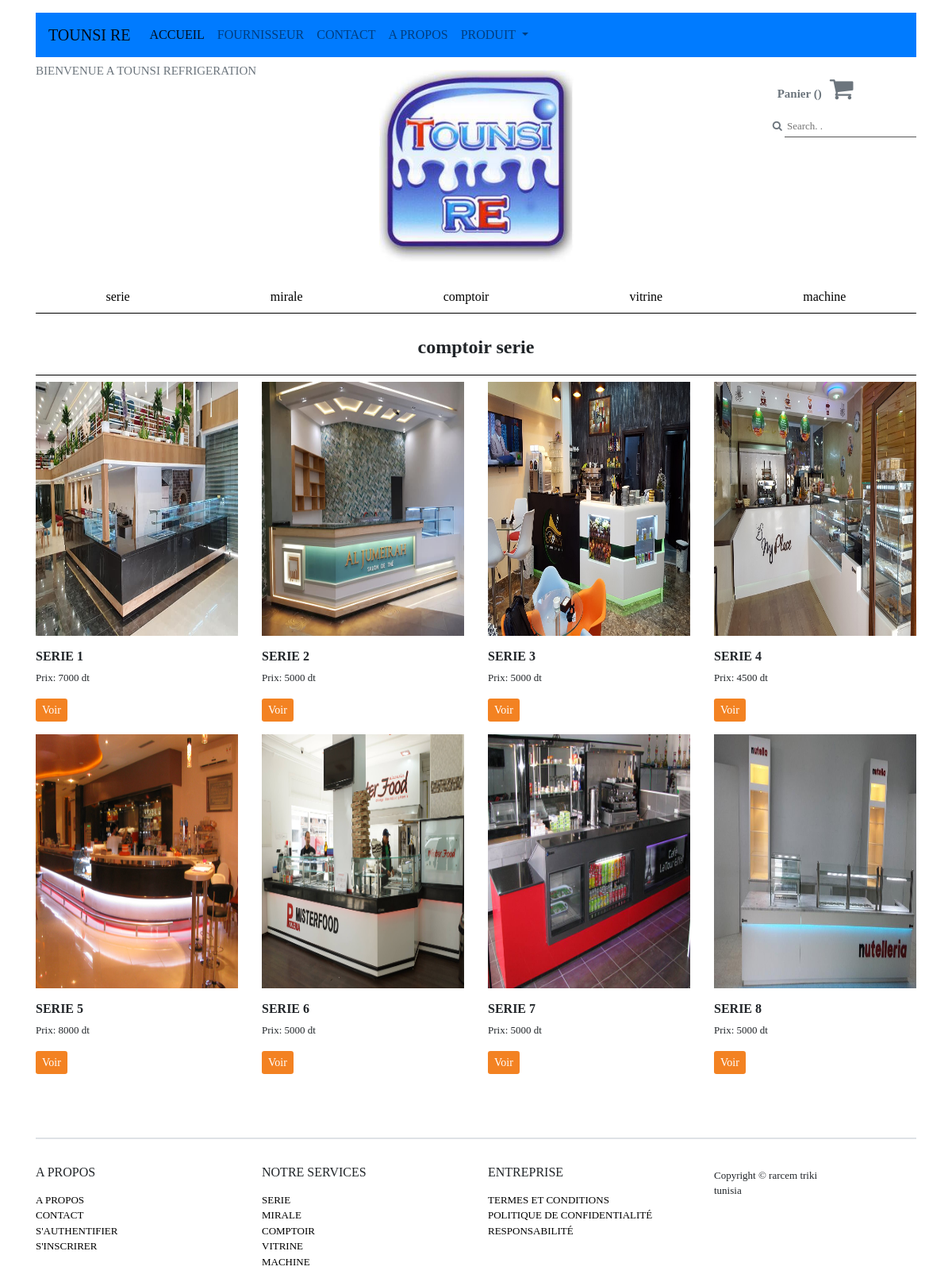
The page /serie on the database its author committed.
### store/models.py (models this page shows, shortened)
class Product(models.Model):
	category_choice = {
		('Serie', 'Serie'),
		('Mirale', 'Mirale'),
		('Comptoir', 'Comptoir'),
		('Vitrine', 'Vitrine'),
		('Machine', 'Machine')
	}
	category = models.CharField(max_length=20, choices=category_choice, default='serie')
	size = models.ManyToManyField(Size)
	title = models.CharField(max_length=200)
	description = models.CharField(max_length=300)
	price = models.IntegerField()
	image = models.ImageField(upload_to='Store')
	other_image = models.ManyToManyField(OtherImages, blank=True)

### store/views.py (the view)
# urls.py: path('serie', views.serie, name='serie'),
def serie(request):
	obj = Product.objects.filter(category = 'Serie')
	context = {
		'obj': obj,
	}
	return render(request, 'store/serie.html', context)

### store/templates/store/serie.html
{% extends 'store/base.html' %}
{% load static %}
{% block content %}
	<div class="accessories">
		<h4 class="font-weight-bold text-center">comptoir serie</h4>
		<div class="row">
			<div class="col-12">
				<div class="row">
					{% for object in obj %}
						<div class="col-lg-3 col-sm-6 mb-3">
							<img src="{{ object.image.url }}" width="100%">
							<h6 class="text-uppercase font-weight-bold mt-3">{{ object.title }}</h6>
							<p>Prix: {{ object.price }} dt</p>
							<a href="{% url 'product_details' object.id %}" class="btn btn-sm">
								Voir
							</a>
						</div>
					{% endfor %}
				</div>
			</div>
		</div>
	</div>
{% endblock %}

### store/templates/store/base.html (shortened to what this page needs)
{% load static %}
<!DOCTYPE html>
<html>
<head>
    <link rel="stylesheet" href="https://stackpath.bootstrapcdn.com/bootstrap/4.5.0/css/bootstrap.min.css">
    <link rel="stylesheet" type="text/css" href="{% static 'store/css/main.css' %}">
    <link rel="stylesheet" href="https://cdnjs.cloudflare.com/ajax/libs/font-awesome/4.7.0/css/font-awesome.min.css">
</head>
<body>
    <div class="container pt-3">
        <nav class="navbar navbar-expand-lg navbar-light bg-primary">
            <a class="navbar-brand" href="{% url 'home' %}">TOUNSI RE</a>
            <div class="collapse navbar-collapse" id="navbarSupportedContent">
              <ul class="navbar-nav mr-auto">
                <li class="nav-item active">
                  <a class="nav-link" href="{% url 'home' %}">ACCUEIL<span class="sr-only">(current)</span></a>
                </li>
                <li class="nav-item">
                    <a class="nav-link" href="{% url 'fournisseurr' %}">FOURNISSEUR</a>
                  </li>
                <li class="nav-item">
                    <a class="nav-link" href="{% url 'contact' %}">CONTACT</a>
                  </li>
                  <li class="nav-item">
                    <a class="nav-link" href="{% url 'about' %}">A PROPOS</a>
                  </li>
                <li class="nav-item dropdown">
                  <a class="nav-link dropdown-toggle" href="#" id="navbarDropdown" role="button" data-toggle="dropdown" aria-haspopup="true" aria-expanded="false">
                    PRODUIT
                  </a>
                </li>
              </ul>
            </div>
          </nav>
        <div class="logo-bar">
            <div class="row">
                <div class="col-lg-4 col-sm-12 font-weight-bold pt-2">
                    <h5 class="text-uppercase">Bienvenue a tounsi refrigeration</h5>
                </div>
                <div class="col-lg-4 col-sm-12 text-center">
                    <a href="{% url 'home' %}">
                        <img src="{% static 'store/images/logo1.jpg' %}" width="70%" class="mt-3 mb-3">
                    </a>
                </div>
                <div class="col-lg-4 col-sm-12">
                    <div class="font-weight-bold float-right top-cart mt-2">
                        <a href="{% url 'cart' %}">
                            <small class="cart-items badge">Panier ({{ request.session.total_products }})</small>
                            <i class="fa fa-shopping-cart fa-2x mt-3" aria-hidden="true"></i>
                        </a>
                        <form method="POST" class="mt-3">
                            <fieldset>
                                <p>
                                    <span class="fa fa-search"></span>
                                    <input class="no-border" type="text" placeholder="Search. ." />
                                </p>
                            </fieldset>
                        </form>
                    </div>
                </div>
            </div>
        </div>
        <div class="my_navbar mt-2 mb-2">
            <ul class="nav nav-pills nav-fill">
                <li class="nav-item">
                    <a class="nav-link" href="{% url 'serie' %}">serie</a>
                </li>
                <li class="nav-item">
                    <a class="nav-link" href="{% url 'mirale' %}">mirale</a>
                </li>
                <li class="nav-item">
                    <a class="nav-link" href="{% url 'comptoir' %}">comptoir</a>
                </li>
                <li class="nav-item">
                    <a class="nav-link" href="{% url 'vitrine' %}">vitrine</a>
                </li>
                <li class="nav-item">
                    <a class="nav-link" href="{% url 'machine' %}">machine</a>
                </li>
            </ul>
        </div>
        {% block content %}
        {% endblock %}
        <footer class="home-footer pt-5">
            <hr class="border">
            <div class="row">
                <div class="col-lg-3 col-md-6 col-sm-12 pt-3">
                    <div class="text-uppercase float-left">
                        <h6 class="pb-2">A propos</h6>
                        <ul>
                            <li><a href="{% url 'about' %}">A propos</a></li>
                            <li><a href="{% url 'contact' %}">Contact</a></li>
                            <li><a href="{% url 'login' %}">S'authentifier</a></li>
                            <li><a href="{% url 'register' %}">S'inscrirer</a></li>
                        </ul>
                    </div>
                </div>
                <div class="col-lg-3 col-md-6 col-sm-12 pt-3">
                    <div class="text-uppercase float-left">
                        <h6 class="pb-2">Notre Services</h6>
                        <ul>
                            <li><a href="{% url 'serie' %}">serie</a></li>
                            <li><a href="{% url 'mirale' %}">mirale</a></li>
                            <li><a href="{% url 'comptoir' %}">comptoir</a></li>
                            <li><a href="{% url 'vitrine' %}">vitrine</a></li>
                            <li><a href="{% url 'machine' %}">machine</a></li>
                        </ul>
                    </div>
                </div>
                <div class="col-lg-3 col-md-6 col-sm-12 pt-3">
                    <div class="text-uppercase float-left">
                        <h6 class="pb-2">Entreprise</h6>
                        <ul>
                            <li><a href="#">Termes et conditions</a></li>
                            <li><a href="#">Politique de confidentialité</a></li>
                            <li><a href="#">Responsabilité</a></li>
                        </ul>
                    </div>
                </div>
                <div class="col-lg-3 col-md-6 col-sm-12">
                    <div class="float-left">
                        <p class="copyright pt-1 mt-3">Copyright &copy rarcem triki
                            <br>tunisia
                        </p>
                    </div>
                </div>
            </div>
        </footer>
    </div>
</body>
</html>

### store/static/store/css/main.css (style rules this page uses)
body { font-family: serif; }
button, .btn { background-color: #f38222 !important; color: white !important; border: none !important; }
a { text-decoration: none; color: black; }
.logo-bar h5 { font-size: 15px; }
.top-cart a, .logo-bar { color: #6c757d !important; }
.cart-items { font-size: 15px; }
.home-footer ul { padding-left: 0px; font-size: 13px; }
p { font-size: 13px; }
.home-footer ul li { list-style-type: none; }
.accessories h4, .courtwear h4, .ceremonials h4, .cart h4, .checkout h4 { padding: 20px 0px; border-bottom: 0.8px solid black; }
.accessories img, .courtwear img, .ceremonials img { height: 320px; }
.my_navbar { border-bottom: 0.8px solid black; }

### store/templates/store/base.html (style rules this page uses)
.no-border { border: none; border-bottom: 1px solid #555555; background-color: transparent !important; padding: 3px; font-size: 13px; }

### rows shown on the page
Product: image (picture), title "SERIE 1", price "7000"
Product: image (picture), title "SERIE 2", price "5000"
Product: image (picture), title "SERIE 3", price "5000"
Product: image (picture), title "SERIE 4", price "4500"
Product: image (picture), title "SERIE 5", price "8000"
Product: image (picture), title "SERIE 6", price "5000"
Product: image (picture), title "SERIE 7", price "5000"
Product: image (picture), title "SERIE 8", price "5000"
